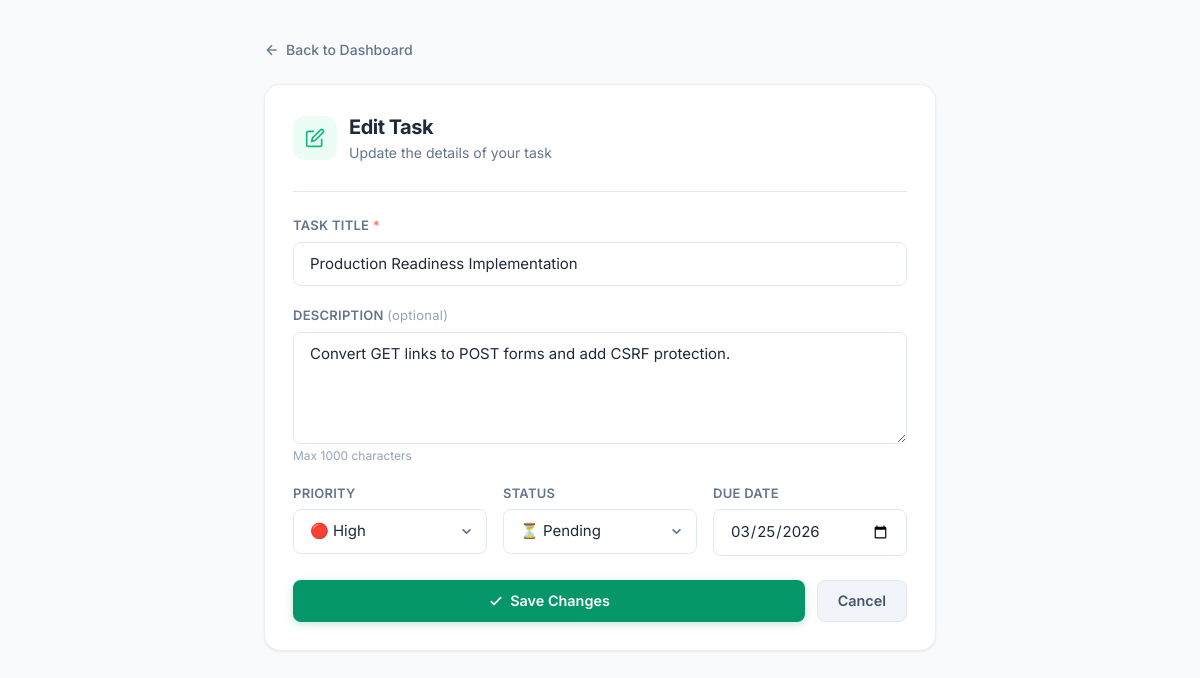
The app's page /editTask.php?id=1 (signed in) with its own data.
### tables this page shows
CREATE TABLE `tasks` (
  `id` int(11) NOT NULL AUTO_INCREMENT,
  `user_id` int(11) NOT NULL,
  `title` varchar(255) NOT NULL,
  `description` text DEFAULT NULL,
  `priority` enum('Low','Medium','High') NOT NULL DEFAULT 'Medium',
  `status` enum('Pending','Completed') NOT NULL DEFAULT 'Pending',
  `due_date` date DEFAULT NULL,
  `created_at` timestamp NOT NULL DEFAULT current_timestamp(),
  PRIMARY KEY (`id`),
  KEY `user_id` (`user_id`),
  CONSTRAINT `tasks_ibfk_1` FOREIGN KEY (`user_id`) REFERENCES `users` (`id`) ON DELETE CASCADE
);

### editTask.php (the view, shortened to what this page needs)
<?php
include 'config/db.php';
$task_id = (int) $_GET['id'];
$user_id = $_SESSION['user_id'];
$stmt = mysqli_prepare($conn, "SELECT id, title, description, priority, status, due_date FROM tasks WHERE id = ? AND user_id = ?");
mysqli_stmt_bind_param($stmt, "ii", $task_id, $user_id);
mysqli_stmt_execute($stmt);
$result = mysqli_stmt_get_result($stmt);
$task = mysqli_fetch_assoc($result);
$title       = $task['title'];
$description = $task['description'];
$priority    = $task['priority'];
$status      = $task['status'];
$due_date    = $task['due_date'] ?? '';
?>
<?php include 'includes/header.php'; ?>
<div class="min-h-screen py-10 px-4">
    <div class="max-w-2xl mx-auto">
        <a href="dashboard.php" class="inline-flex items-center gap-1.5 text-sm font-medium text-slate-500 hover:text-indigo-600 transition-colors mb-6">
            <svg class="w-4 h-4" fill="none" viewBox="0 0 24 24" stroke="currentColor" stroke-width="2">
                <line x1="19" y1="12" x2="5" y2="12"/><polyline points="12 19 5 12 12 5"/>
            </svg>
            Back to Dashboard
        </a>
        <div class="tf-card p-7 animate-scale-in">
            <div class="flex items-center gap-3 mb-7">
                <span class="stat-icon bg-emerald-50 w-11 h-11 rounded-xl">
                    <svg class="w-5 h-5 text-emerald-500" fill="none" viewBox="0 0 24 24" stroke="currentColor" stroke-width="2">
                        <path d="M11 4H4a2 2 0 00-2 2v14a2 2 0 002 2h14a2 2 0 002-2v-7"/>
                        <path d="M18.5 2.5a2.121 2.121 0 013 3L12 15l-4 1 1-4 9.5-9.5z"/>
                    </svg>
                </span>
                <div>
                    <h1 class="text-xl font-bold text-slate-800 tracking-tight">Edit Task</h1>
                    <p class="text-slate-500 text-sm mt-0.5">Update the details of your task</p>
                </div>
            </div>
            <hr class="tf-divider mt-0 mb-6">
            <form method="POST" class="space-y-5">
                <div>
                    <label class="tf-label" for="title">Task title <span class="text-red-400">*</span></label>
                    <input type="text" id="title" name="title"
                           value="<?php echo htmlspecialchars($title); ?>"
                           class="tf-input" placeholder="e.g. Design homepage wireframe">
                </div>
                <div>
                    <label class="tf-label" for="description">Description <span class="text-slate-400 font-normal normal-case">(optional)</span></label>
                    <textarea id="description" name="description" rows="4"
                              class="tf-input resize-y"
                              placeholder="Add any notes or details about this task…"><?php echo htmlspecialchars($description); ?></textarea>
                    <p class="text-xs text-slate-400 mt-1">Max 1000 characters</p>
                </div>
                <div class="grid grid-cols-1 sm:grid-cols-3 gap-4">
                    <div>
                        <label class="tf-label" for="priority">Priority</label>
                        <select id="priority" name="priority" class="tf-input">
                            <option value="High"   <?php echo $priority == "High"   ? "selected" : ""; ?>>🔴 High</option>
                        </select>
                    </div>
                    <div>
                        <label class="tf-label" for="status">Status</label>
                        <select id="status" name="status" class="tf-input">
                            <option value="Pending"   <?php echo $status == "Pending"   ? "selected" : ""; ?>>⏳ Pending</option>
                        </select>
                    </div>
                    <div>
                        <label class="tf-label" for="due_date">Due date</label>
                        <input type="date" id="due_date" name="due_date"
                               value="<?php echo htmlspecialchars($due_date ?? ''); ?>"
                               class="tf-input">
                    </div>
                </div>
                <div class="flex gap-3 pt-1">
                    <button type="submit" class="btn btn-success flex-1 justify-center py-2.5">
                        <svg class="w-4 h-4" fill="none" viewBox="0 0 24 24" stroke="currentColor" stroke-width="2.5">
                            <path stroke-linecap="round" stroke-linejoin="round" d="M5 13l4 4L19 7"/>
                        </svg>
                        Save Changes
                    </button>
                    <a href="dashboard.php" class="btn btn-secondary py-2.5">Cancel</a>
                </div>
            </form>
        </div>
    </div>
</div>
<?php include 'includes/footer.php'; ?>

### assets/style.css (style rules this page uses)
.animate-scale-in { animation: scaleIn 0.35s cubic-bezier(.34,1.56,.64,1) both; }
:root { --color-bg: #F8FAFC; --color-card: #FFFFFF; --color-primary: #4f46e5; --color-success: #059669; --color-warning: #d97706; --color-danger: #dc2626; --color-text: #1e293b; --color-muted: #64748b; --color-border: #e2e8f0; --radius-card: 1rem; --radius-input: 0.5rem; --shadow-card: 0 1px 3px rgba(0,0,0,.07), 0 1px 2px -1px rgba(0,0,0,.04); --shadow-hover: 0 8px 24px rgba(0,0,0,.10); }
body { background-color: var(--color-bg); color: var(--color-text); -webkit-font-smoothing: antialiased; }
.tf-input { display: block; width: 100%; padding: 0.625rem 1rem; font-size: 0.9375rem; line-height: 1.5; color: var(--color-text); background: #fff; border: 1.5px solid var(--color-border); border-radius: var(--radius-input); transition: border-color 0.18s ease, box-shadow 0.18s ease; outline: none; font-family: inherit; }
.tf-input::placeholder { color: #94a3b8; }
select.tf-input { appearance: none; background-repeat: no-repeat; background-position: right 0.75rem center; background-size: 1.1em; padding-right: 2.5rem; cursor: pointer; }
.tf-label { display: block; font-size: 0.8125rem; font-weight: 600; color: var(--color-muted); margin-bottom: 0.375rem; letter-spacing: 0.02em; text-transform: uppercase; }
.btn { display: inline-flex; align-items: center; gap: 0.4rem; padding: 0.575rem 1.25rem; font-size: 0.9rem; font-weight: 600; font-family: inherit; border-radius: 0.5rem; border: none; cursor: pointer; text-decoration: none; transition: background 0.15s ease, transform 0.12s ease, box-shadow 0.15s ease; white-space: nowrap; line-height: 1.4; }
.btn-success { background: var(--color-success); color: #fff; box-shadow: 0 2px 8px rgba(5,150,105,0.25); }
.btn-secondary { background: #f1f5f9; color: #475569; border: 1.5px solid var(--color-border); box-shadow: none; }
.tf-card { background: var(--color-card); border-radius: var(--radius-card); box-shadow: var(--shadow-card); border: 1px solid rgba(226,232,240,0.7); transition: box-shadow 0.2s ease, transform 0.2s ease; }
.stat-icon { width: 2.75rem; height: 2.75rem; border-radius: 0.75rem; display: flex; align-items: center; justify-content: center; flex-shrink: 0; }
.tf-divider { border: none; border-top: 1px solid var(--color-border); margin: 1.5rem 0; }

### records on screen
tasks: title "Production Readiness Implementation", description "Convert GET links to POST forms and add CSRF protection.", priority "🔴 High", status "⏳ Pending", due_date "03/25/2026"
